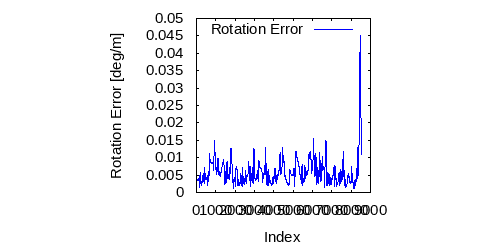

Source code (gnuplot):
set term postscript eps enhanced color
set output "08_ri.eps"
set size ratio 1
set yrange [0:*]
set xlabel "Index"
set ylabel "Rotation Error [deg/m]"
plot "08_ri.txt" using 1:($2*57.3) title 'Rotation Error' lc rgb "#0000FF" pt 2 w lines
